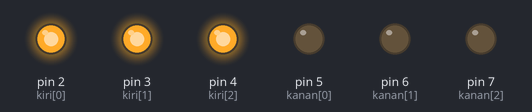
This sketch was run on a simulated Arduino Uno, built with avr-gcc and run on an emulated ATmega328P. Parts: output pins drawn as LEDs (lit = HIGH).

Above: at 0.2 s.
At 1.7 s:
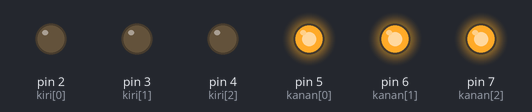
Timing chart, 0 to 3.0 s (numbered marks = the images above):
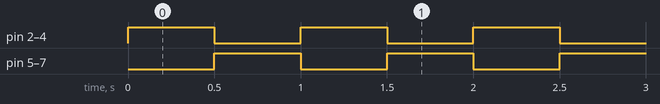

Measured:
- by itself, pin 2 (kiri[0]), pin 3 (kiri[1]), pin 4 (kiri[2]), pin 5 (kanan[0]), pin 6 (kanan[1]), pin 7 (kanan[2]): alternates HIGH for 0.50 s and LOW for 0.50 s

The sketch:

main.ino
```cpp
int timer = 500;

// LED kiri
int kiri[] = {2, 3, 4};

// LED kanan
int kanan[] = {5, 6, 7};

void setup()
{
  // Inisialisasi LED kiri
  for (int i = 0; i < 3; i++) {
    pinMode(kiri[i], OUTPUT);
  }

  // Inisialisasi LED kanan
  for (int i = 0; i < 3; i++) {
    pinMode(kanan[i], OUTPUT);
  }
}

void loop()
{
  // Menyalakan LED kiri
  for (int i = 0; i < 3; i++) {
    digitalWrite(kiri[i], HIGH);
    digitalWrite(kanan[i], LOW);
  }

  delay(timer);

  // Menyalakan LED kanan
  for (int i = 0; i < 3; i++) {
    digitalWrite(kiri[i], LOW);
    digitalWrite(kanan[i], HIGH);
  }

  delay(timer);
}
```
